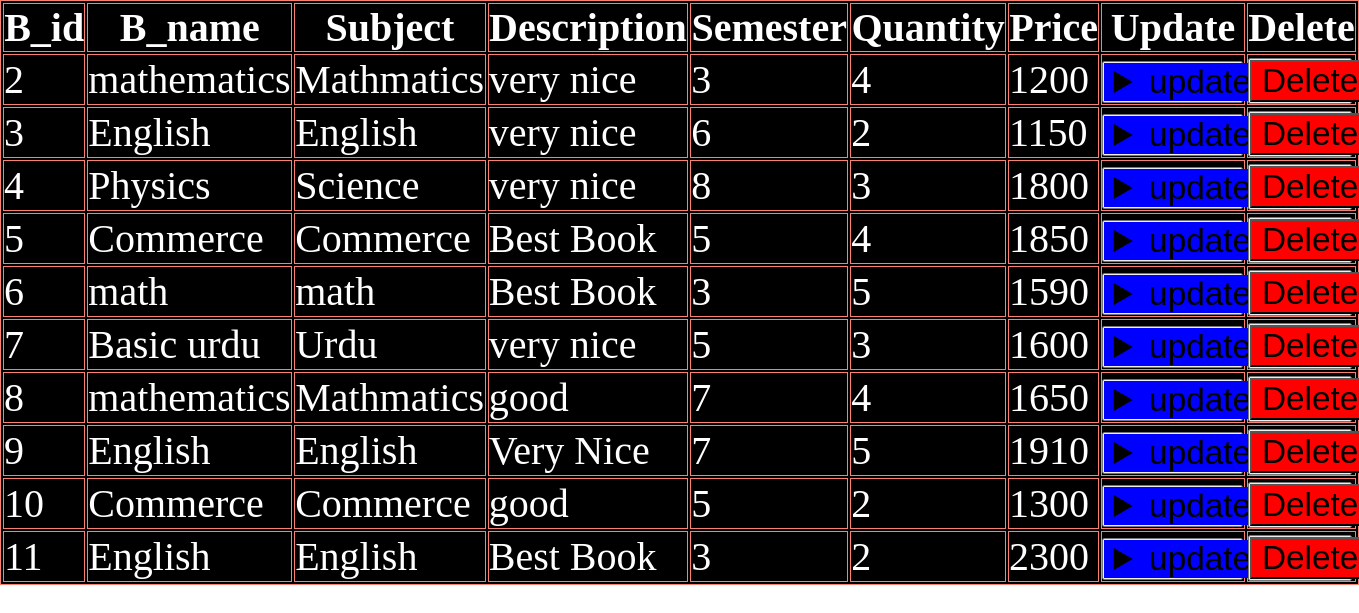
Screenshot of /seeallbook/ (signed in) with the database file from the repository.
### myapp/models.py (models this page shows)
class Book(models.Model):
    B_id = models.IntegerField(primary_key = True)
    B_name = models.CharField(max_length = 300)
    Subject = models.CharField(max_length = 300)
    Description = models.CharField(max_length = 300)
    Semester = models.IntegerField()
    Quantity = models.IntegerField()
    Price = models.IntegerField()

### myapp/views.py (the view)
# urls.py: path('seeallbook/',views.seeallbook),
@login_required(login_url="/userlogin")
def seeallbook(request):
    data = list(models.Book.objects.all().values())
    return render(request,'seeallbook.html',{'books':data})

### myapp/templates/seeallbook.html (shortened to what this page needs)
<!DOCTYPE html>
<html lang="en">
<head>
</head>
<body>
<table>
    <tr>
        <th>B_id</th>
        <th>B_name</th>
        <th>Subject</th>
        <th>Description</th>
        <th>Semester</th>
        <th>Quantity</th>
        <th>Price</th>
        <th>Update</th>
        <th>Delete</th>
    </tr>
    {% for i in books %}
    <tr>
    <td>{{ i.B_id }}</td>
    <td>{{ i.B_name }}</td>
    <td>{{ i.Subject }}</td>
    <td>{{ i.Description }}</td>
    <td>{{ i.Semester }}</td>
    <td>{{ i.Quantity }}</td>
    <td>{{ i.Price }}</td>
    <td>
        <button>
            <details>
                    <summary id="i1" >update</summary>
            </details>
        </button>
    </td>
    <td>
            <button>
                    <form action="/deletebook" method="get">
                        <input id="i2" type="submit" value="Delete">
                    </form>
            </button>
    </td>
</tr>
    {% endfor %}
</table>
</body>
</html>

### myapp/templates/seeallbook.html (style rules this page uses)
* { padding: 0%; margin: 0%; }
body,table { height: 100%; width: 100%; }
table,td,th,tr { border: 1px solid salmon; }
table { font-size: 250%; color: white; background-color: black; }
#i1 { font-size: 250%; width: 114%; cursor: pointer; background-color: blue; }
#i2 { font-size: 250%; width: 120%; cursor: pointer; background-color: red; }

### rows the page displays
Book: B_id "2", B_name "mathematics", Subject "Mathmatics", Description "very nice", Semester "3", Quantity "4", Price "1200"
Book: B_id "3", B_name "English", Subject "English", Description "very nice", Semester "6", Quantity "2", Price "1150"
Book: B_id "4", B_name "Physics", Subject "Science", Description "very nice", Semester "8", Quantity "3", Price "1800"
Book: B_id "5", B_name "Commerce", Subject "Commerce", Description "Best Book", Semester "5", Quantity "4", Price "1850"
Book: B_id "6", B_name "math", Subject "math", Description "Best Book", Semester "3", Quantity "5", Price "1590"
Book: B_id "7", B_name "Basic urdu", Subject "Urdu", Description "very nice", Semester "5", Quantity "3", Price "1600"
Book: B_id "8", B_name "mathematics", Subject "Mathmatics", Description "good", Semester "7", Quantity "4", Price "1650"
Book: B_id "9", B_name "English", Subject "English", Description "Very Nice", Semester "7", Quantity "5", Price "1910"
Book: B_id "10", B_name "Commerce", Subject "Commerce", Description "good", Semester "5", Quantity "2", Price "1300"
Book: B_id "11", B_name "English", Subject "English", Description "Best Book", Semester "3", Quantity "2", Price "2300"
